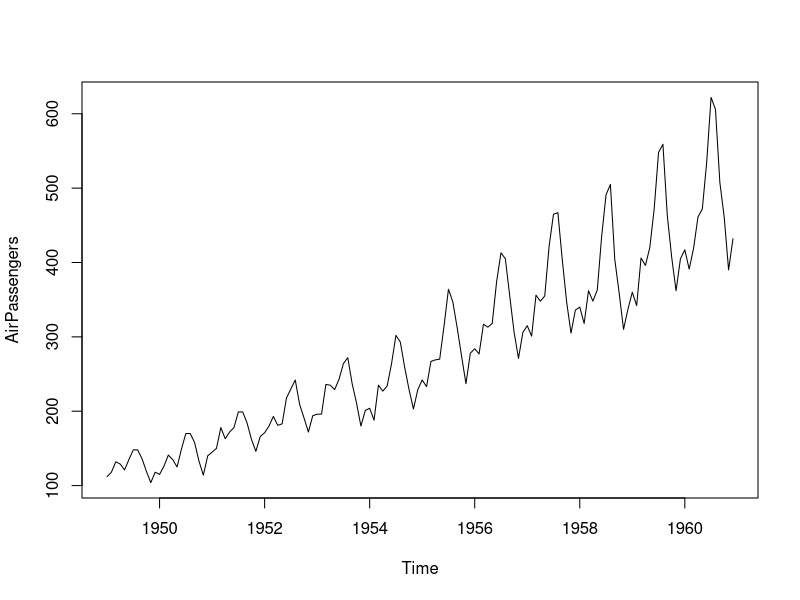
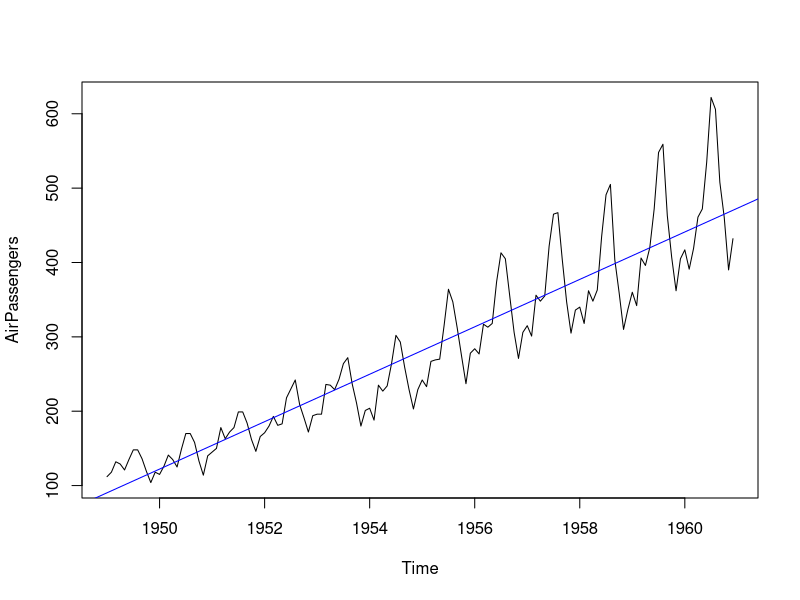
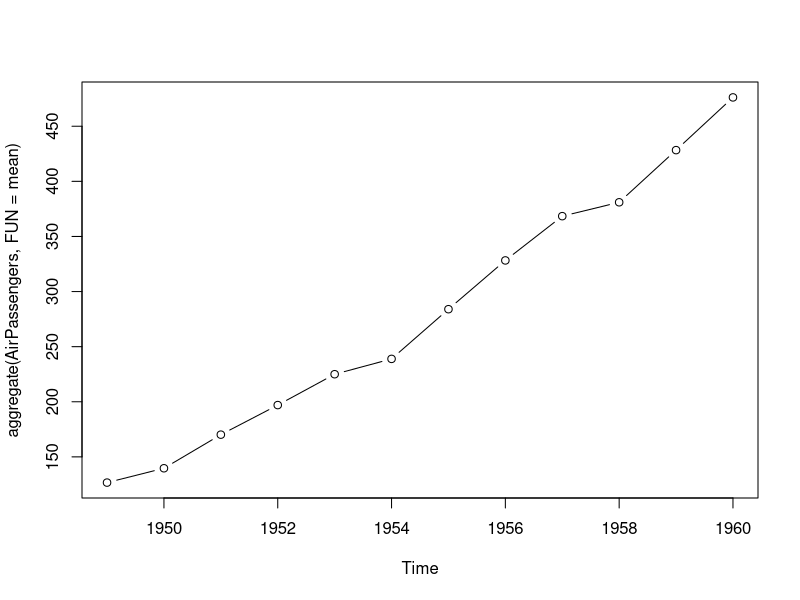
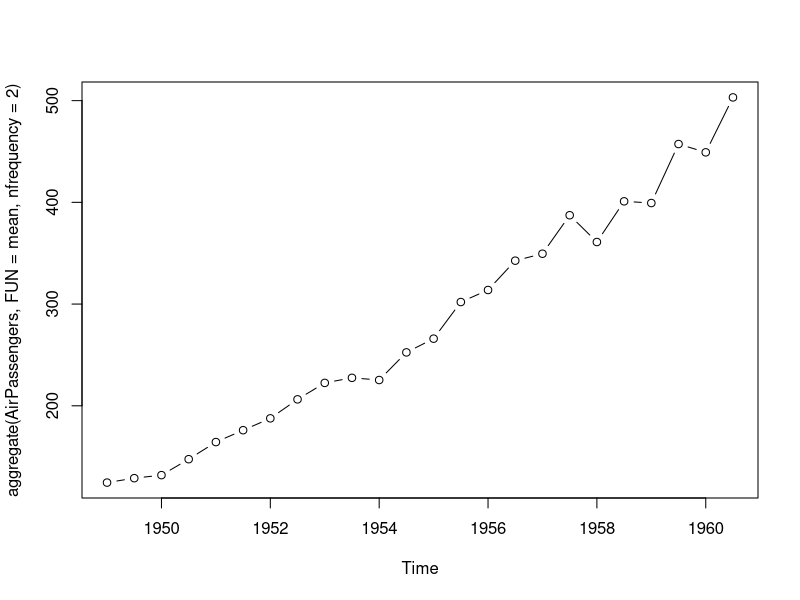
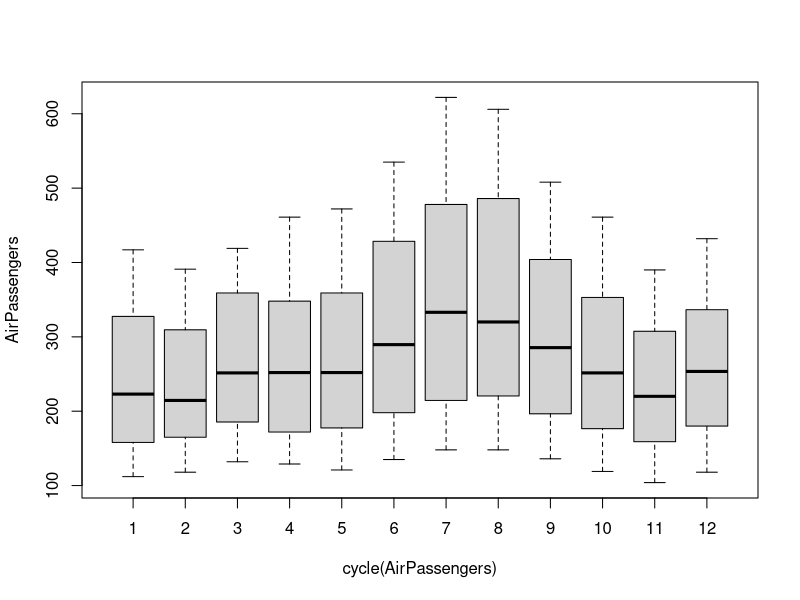

Reproduce these figures in R, in order.
## ---- chunk 1
knitr::opts_chunk$set(echo = TRUE)
## ---- chunk 2
data("AirPassengers")
class(AirPassengers)
start(AirPassengers)
end(AirPassengers)
frequency(AirPassengers)
summary(AirPassengers)
## ---- chunk 3
plot(AirPassengers)
## ---- chunk 4
plot(AirPassengers)
abline(reg=lm(AirPassengers~time(AirPassengers)), col="blue")
## ---- chunk 5
cycle(AirPassengers)
## ---- chunk 6
plot(aggregate(AirPassengers,FUN=mean), type="b")
## ---- chunk 7
plot(aggregate(AirPassengers,FUN=mean, nfrequency=2), type="b")
## ---- chunk 8
boxplot(AirPassengers ~ cycle(AirPassengers))
